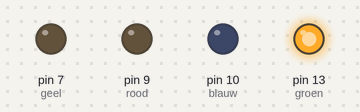
Bench run of a sketch on a simulated Arduino Uno, built with avr-gcc and run on an emulated ATmega328P. Shown: output pins drawn as LEDs (lit = HIGH).

Above: at 0.5 s.
At 1.5 s:
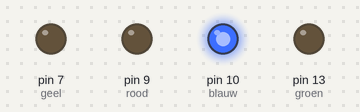
At 2.5 s:
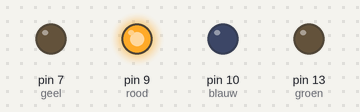
At 3.5 s:
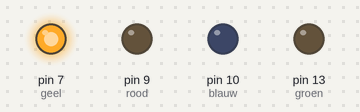
Timing chart, 0 to 5.2 s (numbered marks = the images above):
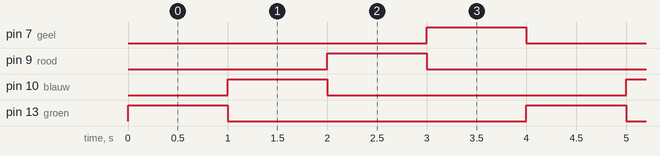

The sketch:

Blink.ino
```cpp
int groen = 13; // Groen LED pin
int blauw = 10; // blauw LED pin
int rood = 9; // good LED pin
int geel = 7; // geel LED pin

void setup() {
  pinMode(groen, OUTPUT); // Declare the LED as an output
  pinMode(blauw, OUTPUT); // Declare the LED as an output
  pinMode(rood, OUTPUT); // Declare the LED as an output
  pinMode(geel, OUTPUT); // Declare the LED as an output

}


// the loop function runs over and over again forever
void loop() {
  digitalWrite(groen, HIGH);
  digitalWrite(blauw, LOW);
  digitalWrite(rood, LOW);
  digitalWrite(geel, LOW);
  delay(1000);
  digitalWrite(groen, LOW);
  digitalWrite(blauw, HIGH);
  digitalWrite(rood, LOW);
  digitalWrite(geel, LOW);
  delay(1000);
    digitalWrite(groen, LOW);
  digitalWrite(blauw, LOW);
  digitalWrite(rood, HIGH);
  digitalWrite(geel, LOW);
  delay(1000);
      digitalWrite(groen, LOW);
  digitalWrite(blauw, LOW);
  digitalWrite(rood, LOW);
  digitalWrite(geel, HIGH);
  delay(1000);
}
```

Measured:
- by itself, pin 7 (geel), pin 9 (rood), pin 10 (blauw), pin 13 (groen): alternates HIGH for 1.0 s and LOW for 3.0 s
- by itself, everything shown: repeats every 4.0 s, in 4 steps
